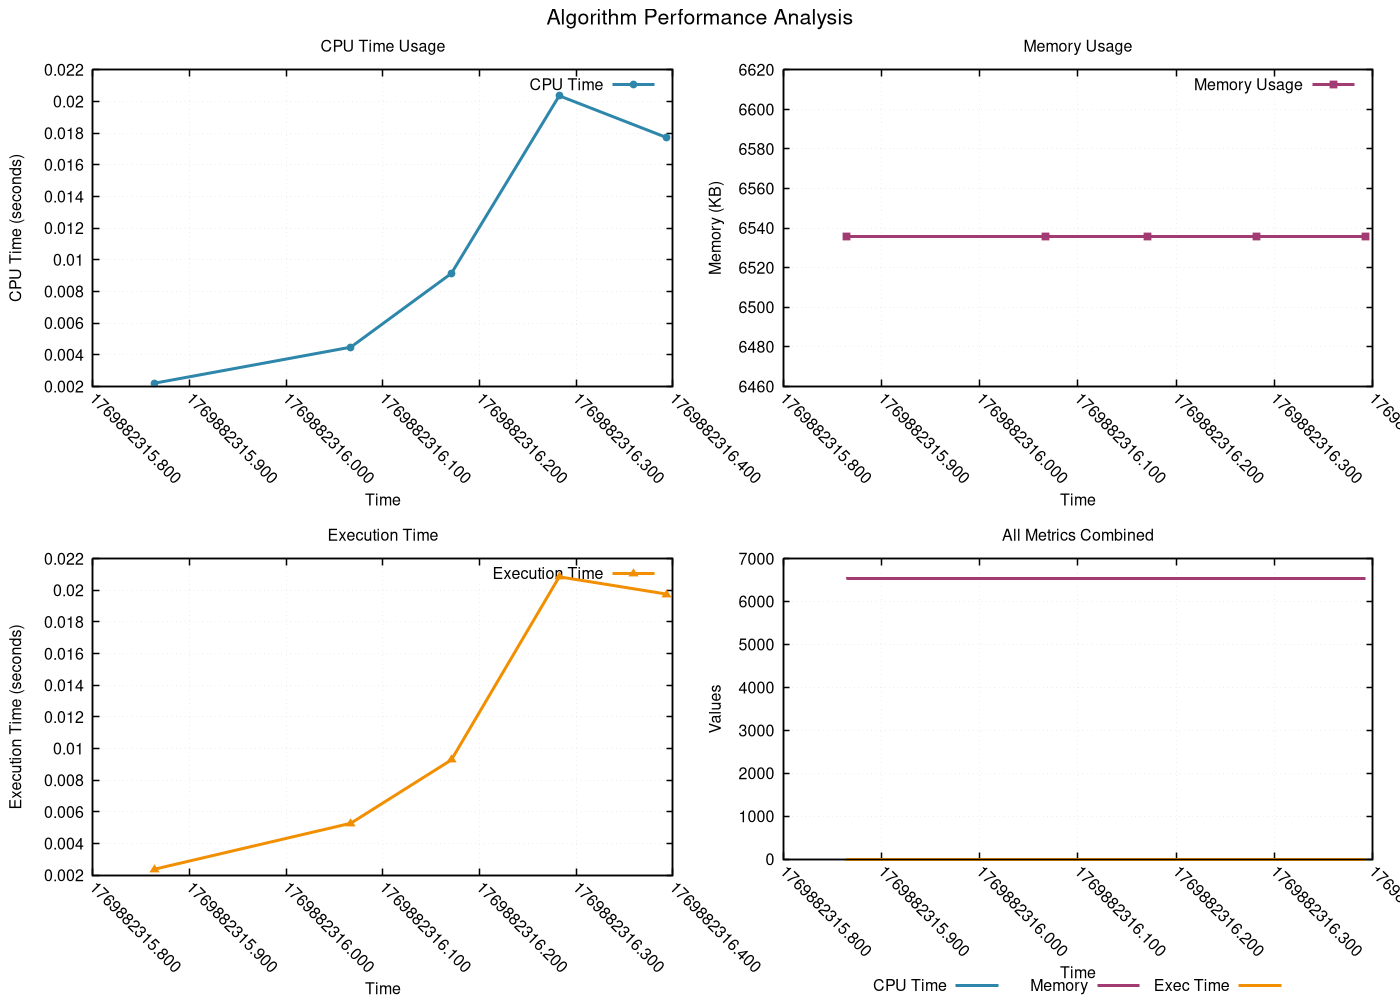

Write gnuplot code to recreate this figure.
# GNUplot script for resource monitoring
set terminal pngcairo enhanced font 'Helvetica,12' size 1400,1000
set output 'png/bubble_sort_20260131_225833.png'

set multiplot layout 2,2 title 'Algorithm Performance Analysis' font 'Helvetica,16'
set style line 1 lc rgb '#2E86AB' lt 1 lw 3 pt 7 ps 0.8
set style line 2 lc rgb '#A23B72' lt 1 lw 3 pt 5 ps 0.8
set style line 3 lc rgb '#F18F01' lt 1 lw 3 pt 9 ps 0.8
set style line 4 lc rgb '#F19C79' lt 1 lw 3 pt 11 ps 0.8
set style line 5 lc rgb '#0ABB9F' lt 1 lw 3 pt 13 ps 0.8

set format x "%.3f"
set xtics rotate by -45
set autoscale x

set title 'CPU Time Usage'
set xlabel 'Time'
set ylabel 'CPU Time (seconds)'
set grid linestyle 1 lc rgb '#D3D3D3' lt 0 lw 1
set border linewidth 1.5
plot 'png/bubble_sort_20260131_225833.dat' using 1:2 with linespoints ls 1 title 'CPU Time'
set title 'Memory Usage'
set xlabel 'Time'
set ylabel 'Memory (KB)'
set grid linestyle 1 lc rgb '#D3D3D3' lt 0 lw 1
set border linewidth 1.5
plot 'png/bubble_sort_20260131_225833.dat' using 1:3 with linespoints ls 2 title 'Memory Usage'
set title 'Execution Time'
set xlabel 'Time'
set ylabel 'Execution Time (seconds)'
set grid linestyle 1 lc rgb '#D3D3D3' lt 0 lw 1
set border linewidth 1.5
plot 'png/bubble_sort_20260131_225833.dat' using 1:4 with linespoints ls 3 title 'Execution Time'
set title 'All Metrics Combined'
set xlabel 'Time'
set ylabel 'Values'
set grid linestyle 1 lc rgb '#D3D3D3' lt 0 lw 1
set border linewidth 1.5
set key outside center bottom horizontal
plot 'png/bubble_sort_20260131_225833.dat' using 1:2 with lines ls 1 title 'CPU Time', \
     'png/bubble_sort_20260131_225833.dat' using 1:3 with lines ls 2 title 'Memory', \
     'png/bubble_sort_20260131_225833.dat' using 1:4 with lines ls 3 title 'Exec Time'
unset multiplot
